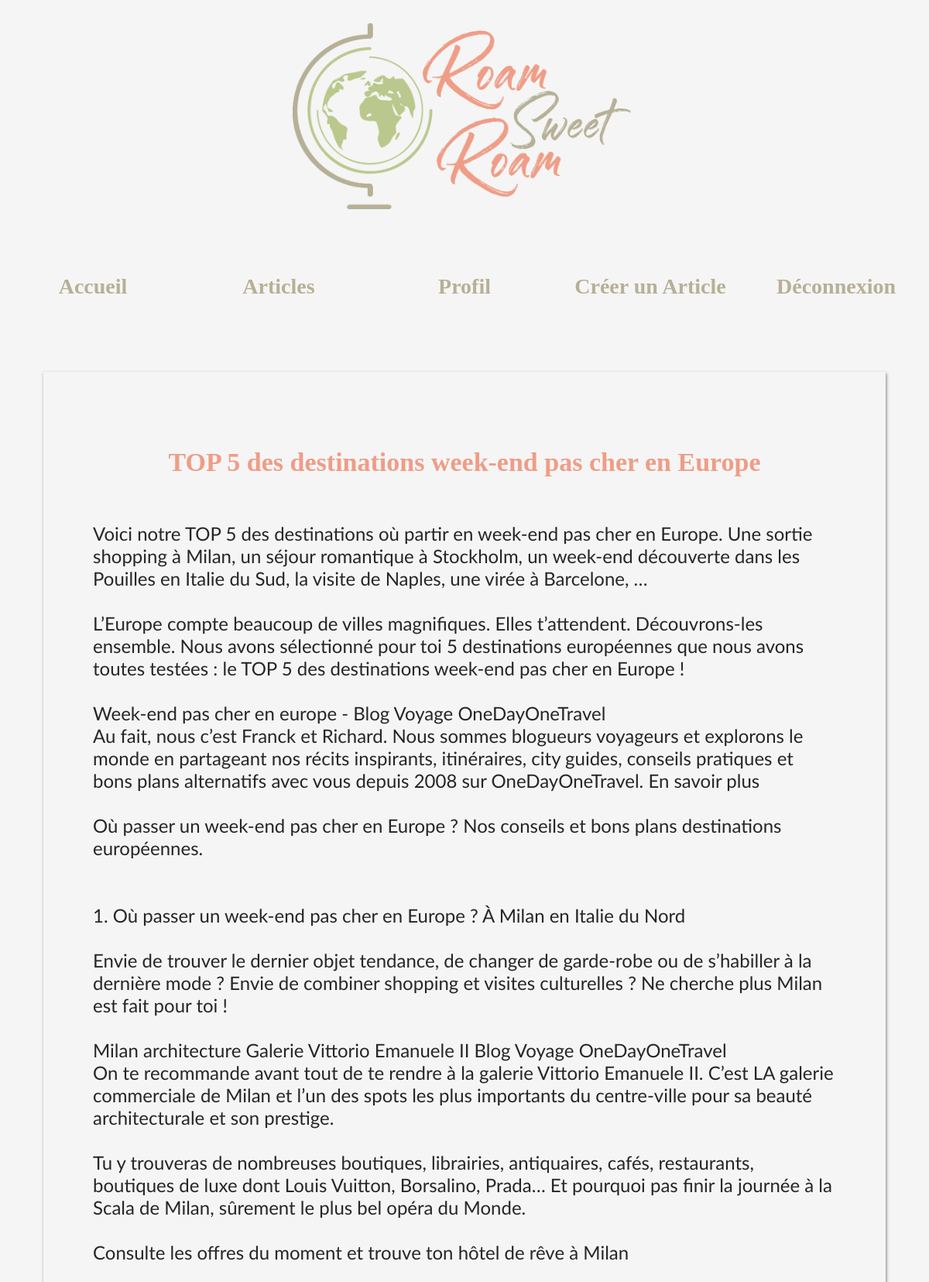
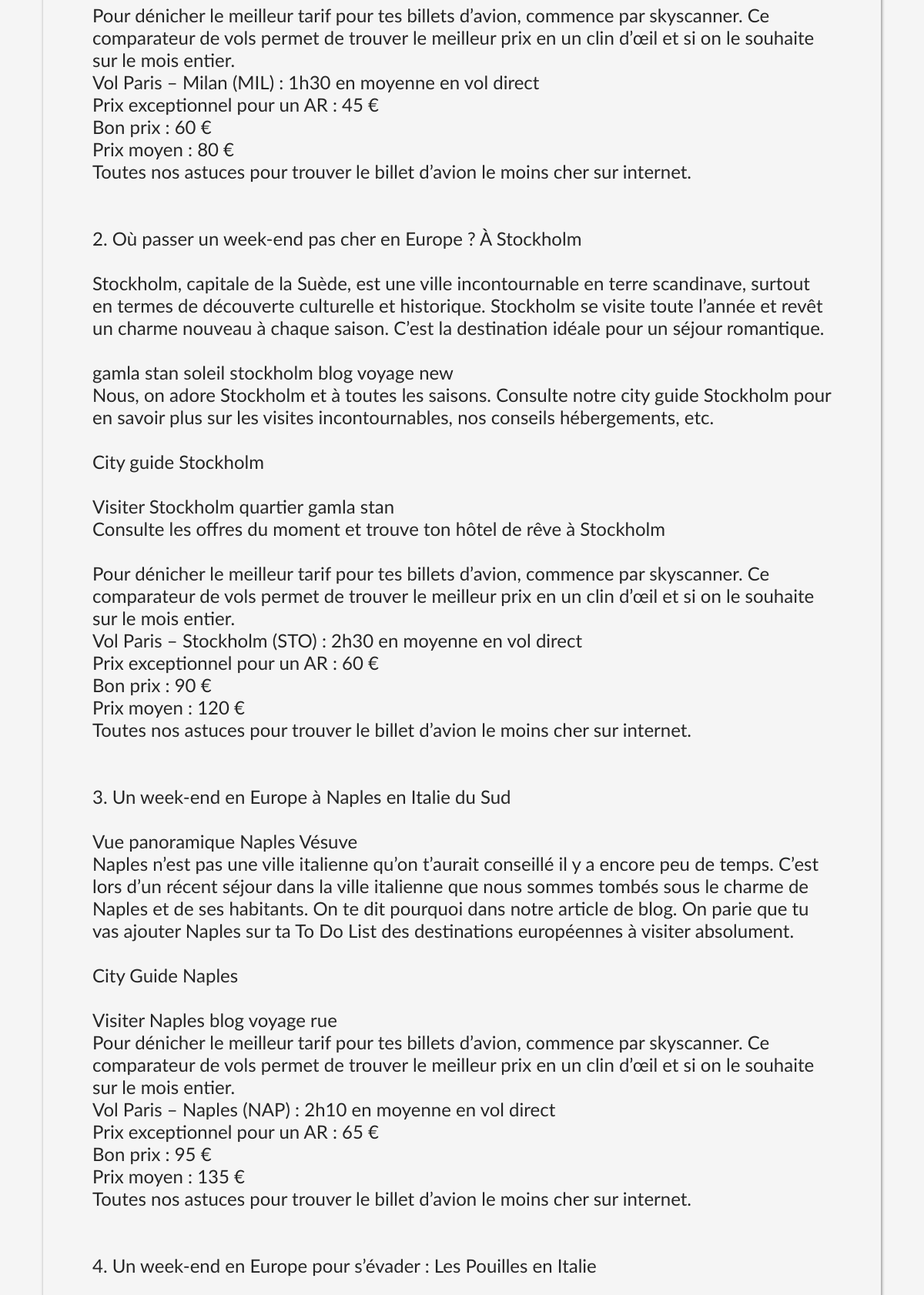
The page /article.php?idarticle=18 (signed in, upper part) on the database its author committed (2 pictures, top to bottom).
### tables this page shows
CREATE TABLE IF NOT EXISTS `blog_articles` (
  `id` int(11) NOT NULL AUTO_INCREMENT,
  `article` text NOT NULL,
  `id_utilisateur` int(11) NOT NULL,
  `id_categorie` int(11) NOT NULL,
  `date` timestamp NOT NULL,
  `titre` varchar(255) NOT NULL,
  `img` varchar(255) NOT NULL,
  PRIMARY KEY (`id`)
);

### article.php (the view, shortened to what this page needs)
<?php
$cnx = mysqli_connect("db5000890310.hosting-data.io", "dbu594451", "S26n6j29p20m13!", "dbs781078");
if ( isset($_GET["idarticle"]) ) {
    $idarticle = $_GET["idarticle"];
    $intidarticle = intval($idarticle);
    $requetearticle = "SELECT * FROM blog_articles WHERE id=$intidarticle";
    $queryarticle = mysqli_query($cnx, $requetearticle);
    $resultatarticle = mysqli_fetch_all($queryarticle, MYSQLI_ASSOC);
}
?>
<!DOCTYPE html>
<html>
<head>
    <link rel="stylesheet" type="text/css" href="css/style.css">
</head>
<body>
<?php include("header.php"); ?>
    <main class="mainarticles">
        <?php if ( isset($_GET["idarticle"]) ) {?>
         <section class="cmid">
            <section class="articlepart">
            <h1><?php echo $resultatarticle[0]["titre"]; ?></h1>
            <p class="h1topic"><?php echo nl2br($resultatarticle[0]['article']); ?></p>
            </section>
           </section>
    <?php
}
else {
    echo "<span class=\"red center\">Erreur 404, article introuvable.</span>";
}
    ?>
    </main>
</body>
</html>

### css/style.css (style rules this page uses)
body { margin: 0; background-color: #f5f5f5; }
main { margin: 80px 0 80px 0; }
.mainarticles { display: flex; flex-direction: column; justify-content: center; align-items: center; }
.cmid { color: #262626; font-family: "Lato-Regular"; font-size: 24px; }
.articlepart { width: 80vw; background-color: #f5f5f5; display: flex; flex-direction: column; margin: 0 0 40px 0; box-shadow: 1px 2px 4px grey; align-items: center; padding: 64px; }
.cmid h1 { color: #ef9d87; font-family: "AmaticSC-Regular"; font-size: 34px; }
.cmid p { margin-bottom: 100px; }

### rows shown on the page
blog_articles: titre "TOP 5 des destinations week-end pas cher en Europe", article "Voici notre TOP 5 des destinations où partir en week-end pas cher en Europe. Une sortie shopping à Milan, un séjour romantique à Stockholm, un week-end découverte dans les Pouilles en Italie du Sud, la visite de Naples, une virée à Barcelone, … L’Europe compte beaucoup de villes magnifiques. Elles t’attendent. Découvrons-les ensemble. Nous avons sélectionné pour toi 5 destinations européennes que nous avons toutes testées : le TOP 5 des destinations week-end pas cher en Europe ! Week-end pas cher en europe - Blog Voyage OneDayOneTravel Au fait, nous c’est Franck et Richard. Nous sommes blogueurs voyageurs et explorons le monde en partageant nos récits inspirants, itinéraires, city guides,…"
